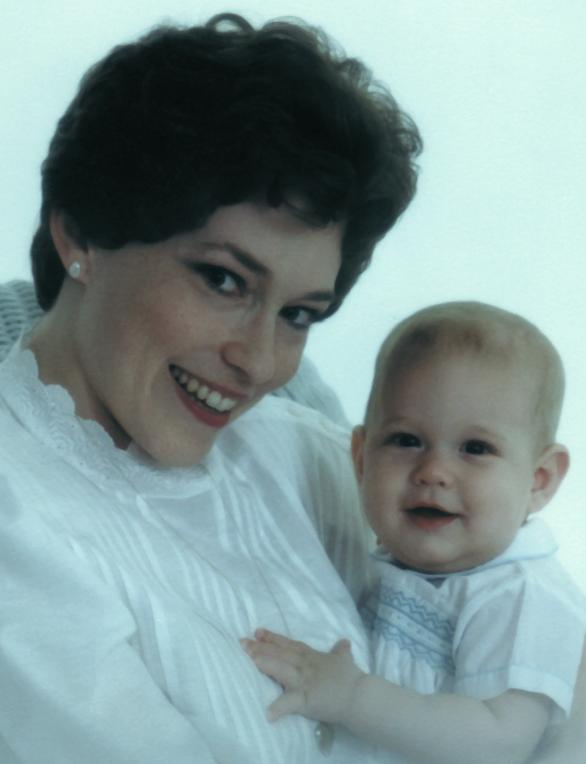
#> input picture images/foto.jpg, 586 x 764 px, found by its file name
$ python prova250423_ex1.py
#> lines starting #> are read from the running program, lines starting #| are printed output that depends on the picture
import numpy as np
import scipy.ndimage as ndi
import matplotlib.pyplot as plt
import skimage.io as io
from skimage.color import rgb2hsv, hsv2rgb

def color_balancing(x):
    x_cmy=1-x

    C=x_cmy[:,:,0]
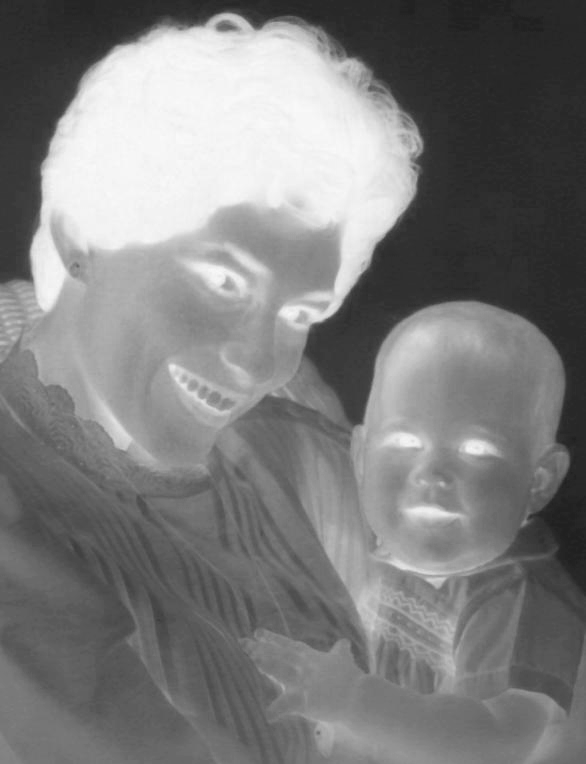
#> C: shape (764, 586) float64; min 0.118, max 0.98, mean 0.491
    M=x_cmy[:,:,1]
    Y=x_cmy[:,:,2]

    C_elab=C**1.5
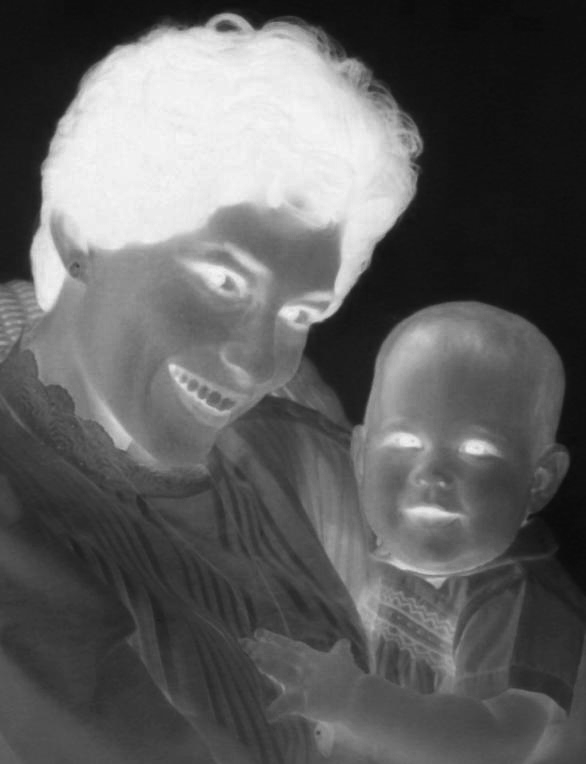
#> C_elab: shape (764, 586) float64; min 0.0404, max 0.971, mean 0.376
    M_elab=M**1
    Y_elab=Y**1

    return 1-np.stack((C_elab,M_elab,Y_elab),2)

def filtra(x):

    m=np.fft.fftshift(np.fft.fftfreq(x.shape[0]))
#> m = 764 values from -0.5 to 0.499
    n=np.fft.fftshift(np.fft.fftfreq(x.shape[1]))
#> n = 586 values from -0.5 to 0.498
    l,k=np.meshgrid(n,m)

    mu=0.1;nu=0.25
    H=(np.abs(k)<mu) & (np.abs(l)<=nu)

    plt.figure()
    plt.imshow(H,cmap='gray',clim=[0,1])

    ax=plt.figure().add_subplot(projection='3d')
    m=np.fft.fftshift(np.fft.fftfreq(x.shape[0]))
    n=np.fft.fftshift(np.fft.fftfreq(x.shape[1]))
    l,k=np.meshgrid(n,m)
    ax.plot_surface(l,k,H,linewidth=0,cmap='jet')
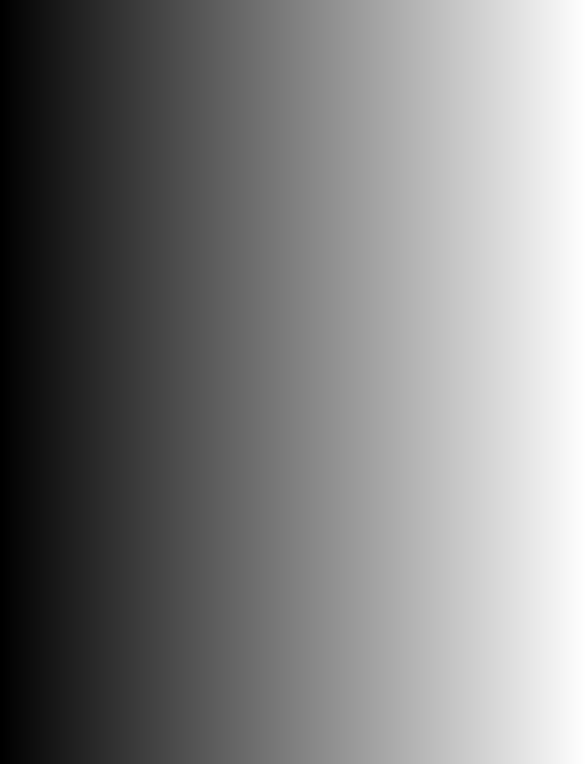
#> l: shape (764, 586) float64; min -0.5, max 0.498, mean -0.000853; drawn with min black and max white

    x_hsv=rgb2hsv(x)
#> x_hsv: shape (764, 586, 3) float64; mean of channels 0, 1, 2 0.424, 0.118, 0.641
    h=x_hsv[:,:,0]
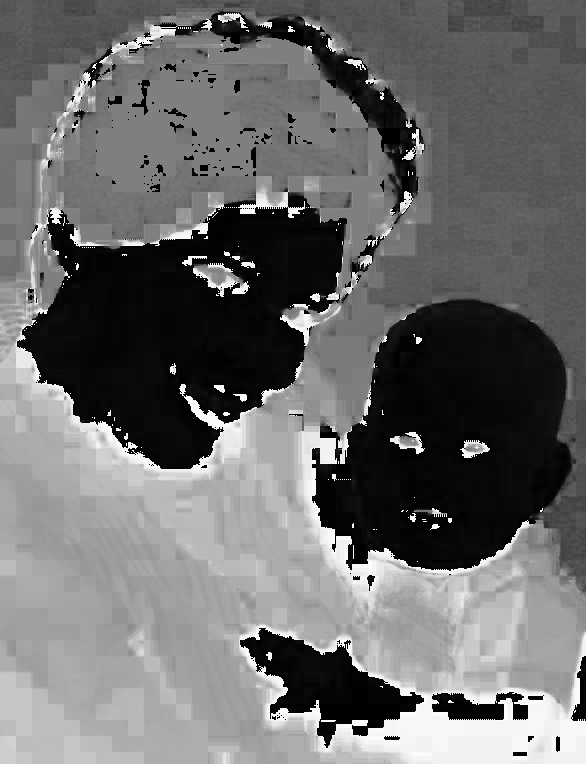
#> h: shape (764, 586) float64; min 0, max 0.997, mean 0.424
    s=x_hsv[:,:,1]
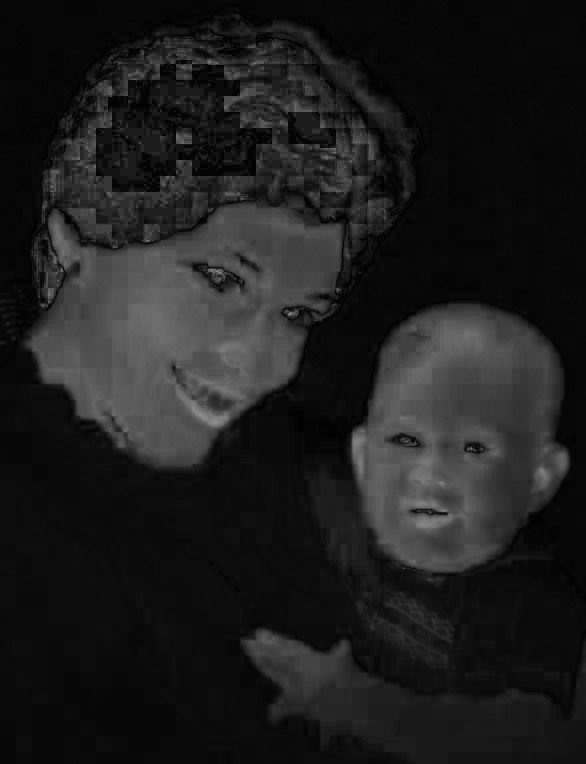
#> s: shape (764, 586) float64; min 0.000224, max 0.562, mean 0.118
    v=x_hsv[:,:,2]
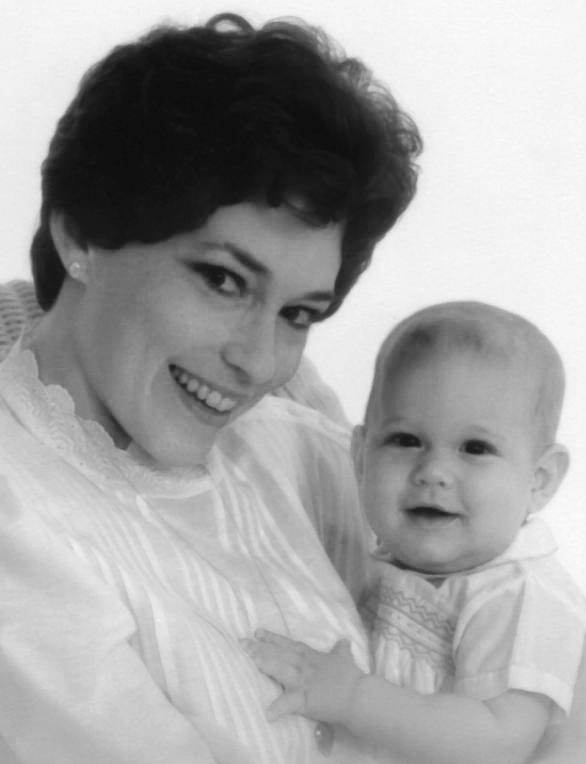
#> v: shape (764, 586) float64; min 0.0431, max 0.988, mean 0.641

    V=np.fft.fftshift(np.fft.fft2(v))

    Vn=V*H

    vn=np.real(np.fft.ifft2(np.fft.ifftshift(Vn)))

    return hsv2rgb(np.stack((h,s,vn),2))

def main():
    plt.close('all')

    x=np.float64(io.imread('images/foto.jpg'))/255

    plt.figure()
    plt.subplot(1,3,1)
    plt.imshow(x)

    y=color_balancing(x)

    plt.subplot(1,3,2)
    plt.imshow(y)

    y_f=filtra(y)

    plt.subplot(1,3,3)
    plt.imshow(y_f)

if __name__=='__main__':
    main()
    plt.show()
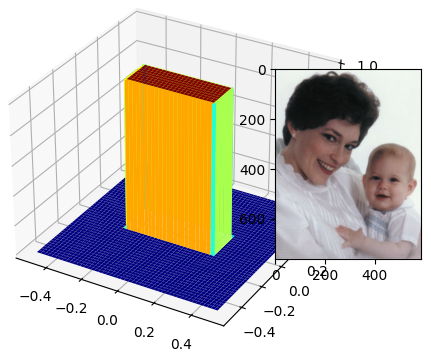
#> figure drawn by matplotlib, 2 panels

$ run again, with images/auto.jpg copied over images/foto.jpg
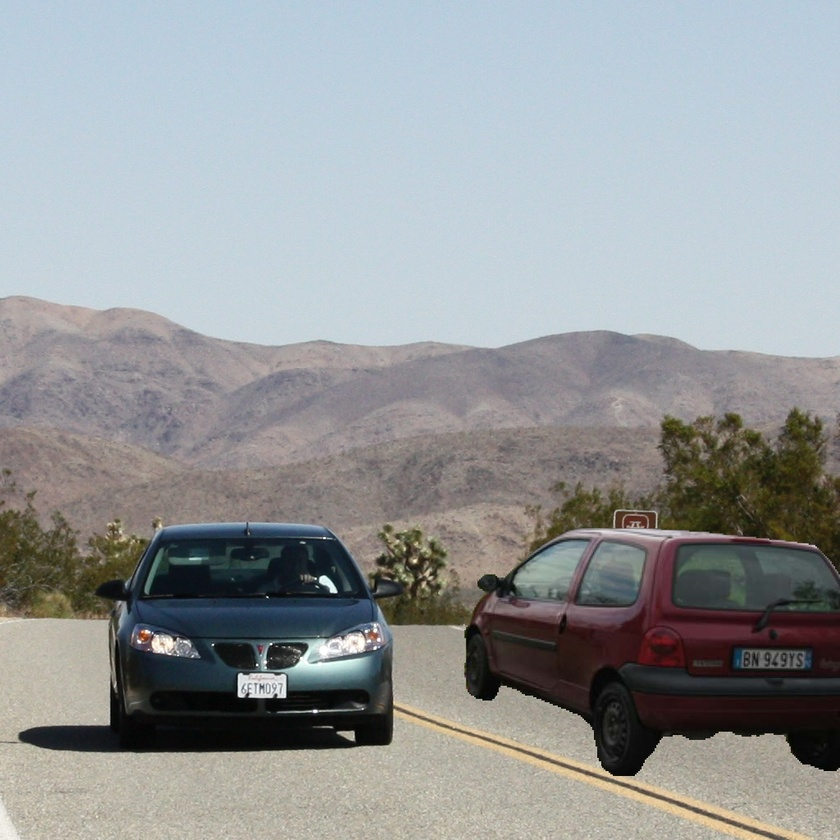
#> input picture images/auto.jpg, 840 x 840 px, shrunk from 1024 x 1024 before the run, found by its file name
#> x_hsv: shape (840, 840, 3) float64; mean of channels 0, 1, 2 0.553, 0.223, 0.703
#> in filtra, `vn=np.real(np.fft.ifft2(np.fft.ifftshift(Vn)))`:
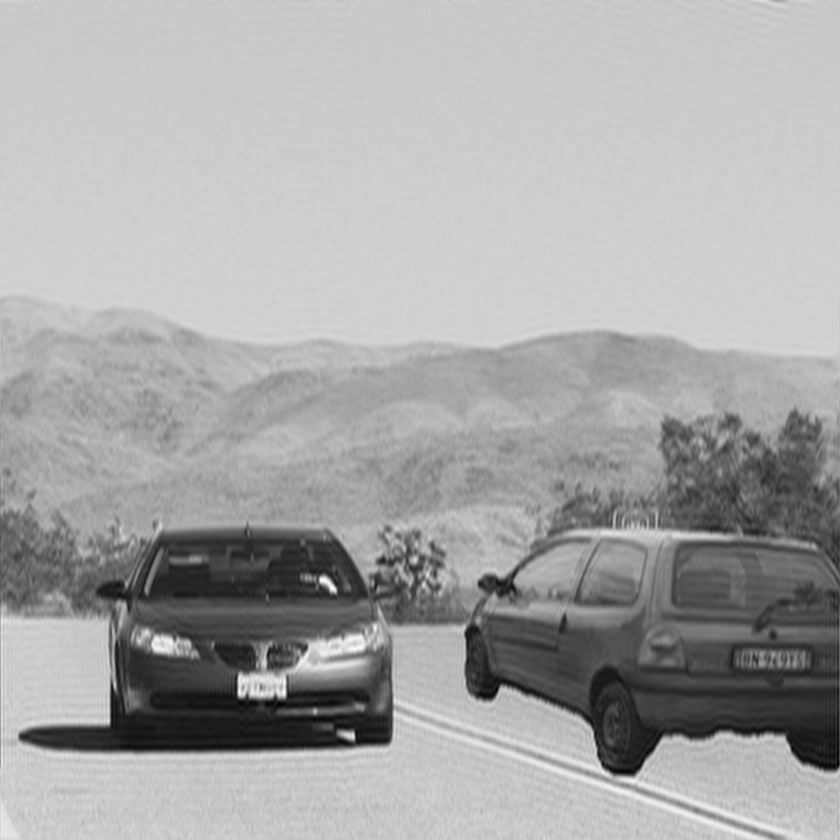
#> vn: shape (840, 840) float64; min -0.0788, max 1.12, mean 0.703; drawn with min black and max white
#> `plt.show()`:
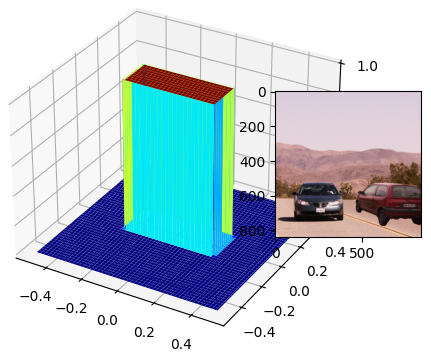
#> figure drawn by matplotlib, 2 panels
